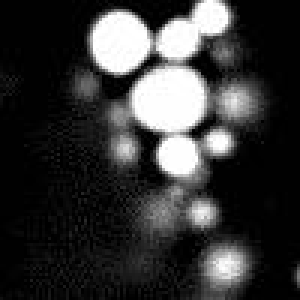
#> input picture topics/images/blobs.jpeg, 100 x 100 px, found by its file name (shown 3 times larger)
$ python 03_brightness_contrast.py
#> lines starting #> are read from the running program, lines starting #| are printed output that depends on the picture
"""
=======================
Brightness and Contrast
=======================

Previously, in :ref:`single-channel-image`, we learned that we can assign different values to different colors using
various color gradients.

We can also change the **range of values** represented by a color gradient. In grayscale,
adjusting this range affects the **brightness and contrast** of an image.

To show how this works in practice, we'll use *blobs.jpeg* as our example image.

"""

from PIL import Image
import numpy as np
import matplotlib.pyplot as plt

blobs = Image.open("images/blobs.jpeg")
#> blobs is the input picture: PIL image 100x100 L; min 0, max 255, mean 53.7
blobs = np.array(blobs)

######################################################################
# Before we start, let's create a simple function that displays an image
# and its histogram side by side. We can also specify a minimum and
# maximum value (``vmin`` and ``vmax``) for displaying the image.
#
# Since we use grayscale as the color gradient, pixels with ``vmin``
# value will be displayed as black, and pixels with ``vmax`` value
# will be displayed as white.
#
# In addition, red and green lines will be drawn on the histogram to indicate
# ``vmin`` and ``vmax``, respectively.
#

def show_image_histogram(image, title='', vmin=None, vmax=None):
#> called with title = 'Default display'
    plt.figure(figsize=(9,3.8))

    plt.suptitle(title)

    plt.subplot(121)
    plt.title('Image')
    if vmin is None:
        vmin = image.min()
#> vmin = 0
    if vmax is None:
        vmax = image.max()
#> vmax = 255
    plt.imshow(image, cmap='gray', vmin=vmin, vmax=vmax)
    plt.colorbar()

    plt.subplot(122, box_aspect=1.2)
    plt.title('Histogram')
    plt.hist(image.flatten())
    plt.axvline(vmin, color='red')
    plt.axvline(vmax, color='green')
    plt.xlim()
    plt.xlabel('pixel value')
    plt.ylabel('count')

    plt.show()
#> figure, not shown here; panel 3: tallest bar 6335 high, from x = 0 to 25.5

######################################################################
# By default, ``plt.imshow``, automatically sets the darkest
# color (black) to the minimum pixel value and the brightest color (white)
# to the maximum pixel value in the image.
#
# Let's look at the distribution of these pixel values using the ``show_image_histogram``
# function:
#

show_image_histogram(blobs, title="Default display")

######################################################################
# Brightness
# ==========
# In a grayscale image, brighter areas correspond to the upper end of
# the grayscale gradient. The more pixels mapped to this upper end, the brighter
# the image appears.
#
# One way to adjust brightness is to **shift the display range (scale)**.
# We can do this by changing ``vmin`` and ``vmax``.
#

shift = 100

show_image_histogram(blobs, title=f"Shift the scale {shift} to the right", vmin=blobs.min()+shift, vmax=blobs.max()+shift)
show_image_histogram(blobs, title=f"Shift the scale {shift} to the left", vmin=blobs.min()-shift, vmax=blobs.max()-shift)

######################################################################
# .. note::
#   Note that if a pixel's value falls outside the specified display range,
#   it will appear as the color at the closest end of the gradient.
#
#   Higher-than-maximum values are shown as white, and lower-than-minimum
#   values are shown as black.
#

######################################################################
#
# - **Shifting the scale to the right** places fewer pixels at the upper end, **decreasing brightness**.
# - **Shifting the scale to the left** places more pixels at the upper end, **increasing brightness**.
#

######################################################################
# Contrast
# ========
# While brightness relates to how many pixels lie at the upper end of
# the scale, you can think of contrast as how spread out the pixel values
# are across the scale.
#
# For example, the blobs image we've been using already has high contrast.
# We can see this in the histogram: pixel values are well-spread out, and
# there are distinct peaks at opposite ends of the scale. This indicates
# a large difference between dark and bright areas, resulting in high contrast.
#
# One way to change the contrast is by adjusting the grayscale display range.
#


show_image_histogram(blobs, title=f"Narrow range: 100 – 150 (Higher contrast)", vmin=100, vmax=150)
show_image_histogram(blobs, title=f"Wide Range: -100 – 350 (Low contrast)", vmin=-100, vmax=350)

######################################################################
#
# - By **narrowing the display range** to 100–150, the pixels are forced toward opposite ends (black and white), making the image to have **more contrast**.
# - By **widening the display range** to -100–350, more pixels cluster in the middle of the grayscale. Because there's less difference between the lightest and darkest displayed values, the image appears to have **less contrast**.
#

######################################################################
# Practical Example
# =================
# Here we have two fluorescence images showing mitochondria under two
# different conditions:
#

from tifffile import imread

mito_1 = imread('images/mitochondria_1.tif')
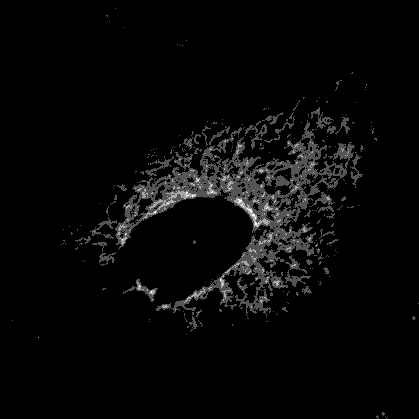
#> input picture topics/images/mitochondria_1.tif, 419 x 419 px, found by its file name
#> mito_1 is the input picture: shape (419, 419) uint16; min 348, max 1250, mean 425.5
mito_2 = imread('images/mitochondria_2.tif')
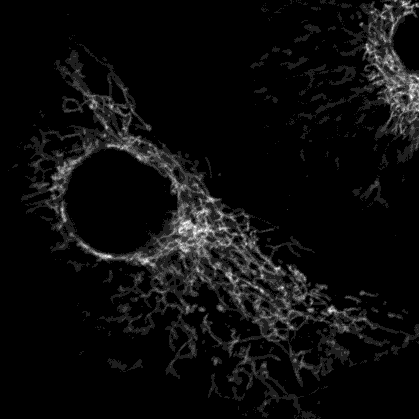
#> input picture topics/images/mitochondria_2.tif, 419 x 419 px, found by its file name
#> mito_2 is the input picture: shape (419, 419) uint16; min 348, max 2478, mean 502.9

show_image_histogram(mito_1, title="Condition 1 (Automatic display)")
#> in show_image_histogram (call 6), `vmin = image.min()`: vmin = 348
#> in show_image_histogram (call 6), `vmax = image.max()`: vmax = 1250
#> in show_image_histogram (call 6), `plt.show()`:
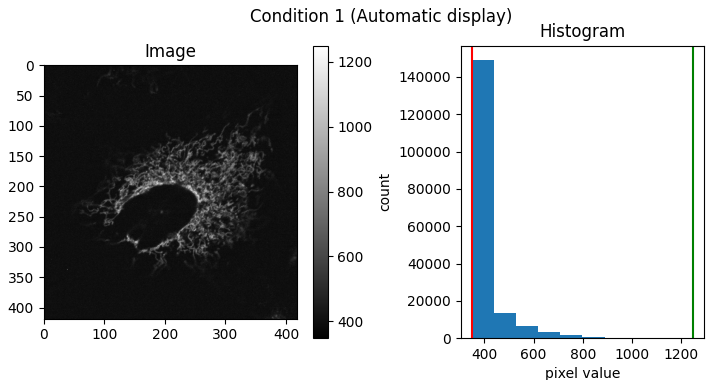
#> figure drawn by matplotlib, 3 panels; panel 3: tallest bar 149285 high, from x = 348 to 438.2
show_image_histogram(mito_2, title="Condition 2 (Automatic display)")
#> in show_image_histogram (call 7), `vmax = image.max()`: vmax = 2478
#> in show_image_histogram (call 7), `plt.show()`:
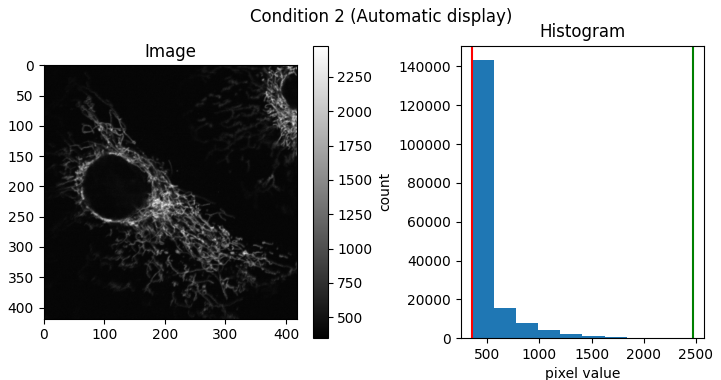
#> figure drawn by matplotlib, 3 panels; panel 3: tallest bar 143496 high, from x = 348 to 561

######################################################################
# From the images above, both look similar. However, this is *misleading*.
# Because their histograms show different intensity distributions.
#
# Since fluorescence intensity represents the detected fluorophore signal,
# the mitochondria clearly don't contain the same amount of fluorophore,
# even though they may look similar in the above image representations.
#
# A more accurate way to compare them is to use the **same display range**
# (brightness and contrast) for both:
#

# Determine a global min/max from both images
max_val = max(mito_1.max(), mito_2.max())
#> max_val = 2478
min_val = min(mito_1.min(), mito_2.min())
#> min_val = 348

show_image_histogram(mito_1,title=f"Condition 1 (Display range: {min_val}–{max_val})",
    vmin=min_val, vmax=max_val)
show_image_histogram(mito_2, title=f"Condition 2 (Display range: {min_val}–{max_val})",
    vmin=min_val, vmax=max_val)

######################################################################
# By using a the same display range, you can see the difference between
# the two conditions more clearly.
#

######################################################################
# Summary
# =======
# Brightness and contrast (in this context) are simply how we set the
# scale or range of values represented by a grayscale gradient.
#

######################################################################
# Important
# =========
#
# .. warning::
#     Changing the display range does not change the pixel values of
#     the image itself. However, when you save or copy the image after
#     adjusting the display, it may automatically rescale the pixel values,
#     because most image viewers expect a standard range of 0–255 (for
#     8-bit) or 0–65,535 (for 16-bit).
#
#     This is also the case when using ImageJ.
#
# To rescale the pixel values of the image to a standard display range,
# we can use the following steps:
#
# 1. **Clip** the pixel values to a specified minimum (``minval``) and maximum (``maxval``).
# 2. **Normalize** the clipped values to 0–1.
# 3. **Scale** this range to 0–255 (for 8-bit) or 0–65,535 (for 16-bit).
#

def rescale(a, minval, maxval, image_type='8-bit'):
#> called with minval = 100, maxval = 355, image_type = '8-bit'
    clipped = np.clip(a, minval, maxval)
    normalized = (clipped - clipped.min()) / (max(clipped.max(), maxval) - min(clipped.min(), minval))
    if image_type=='8-bit':
        scaled = normalized * 255
        return scaled.astype(np.uint8)
    elif image_type=='16-bit':
        scaled = normalized * 65535
        return scaled.astype(np.uint16)

######################################################################
# Let's apply it to our examples above (namely, the image with *shifted*
# range to lower the brightness and *narrowed range* to increase the contrast)
# and display them with the standard 0–255 range:
#

shifted = rescale(blobs, minval=blobs.min()+shift, maxval=blobs.max()+shift)
narrow_range = rescale(blobs, minval=100, maxval=150)
#> call 2 of rescale, with minval = 100, maxval = 150, image_type = '8-bit'
#> in rescale (call 2), `clipped = np.clip(a, minval, maxval)`:
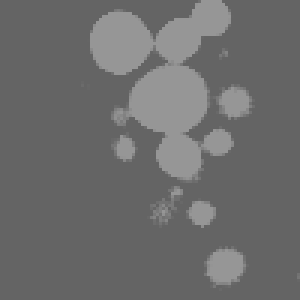
#> clipped: shape (100, 100) (shown 3 times larger); min 100, max 150, mean 108.8
#> in rescale (call 2), `normalized = (clipped - clipped.min()) / (max(clipped.max(), maxval) -..`:
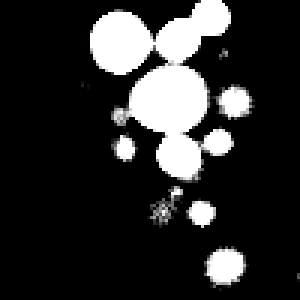
#> normalized: shape (100, 100) float64 (shown 3 times larger); min 0, max 1, mean 0.175

show_image_histogram(shifted, title="Shifted 100 and Rescaled", vmin=0, vmax=255)
show_image_histogram(narrow_range, title="Narrow range (100–150) and Rescaled", vmin=0, vmax=255)
#> in show_image_histogram (call 11), `plt.show()`:
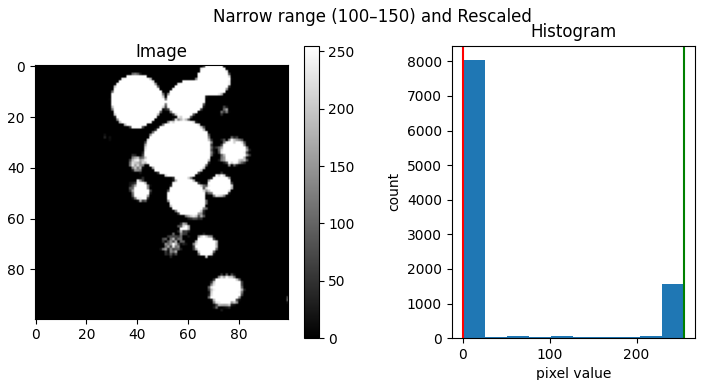
#> figure drawn by matplotlib, 3 panels; panel 3: tallest bar 8053 high, from x = 0 to 25.5
